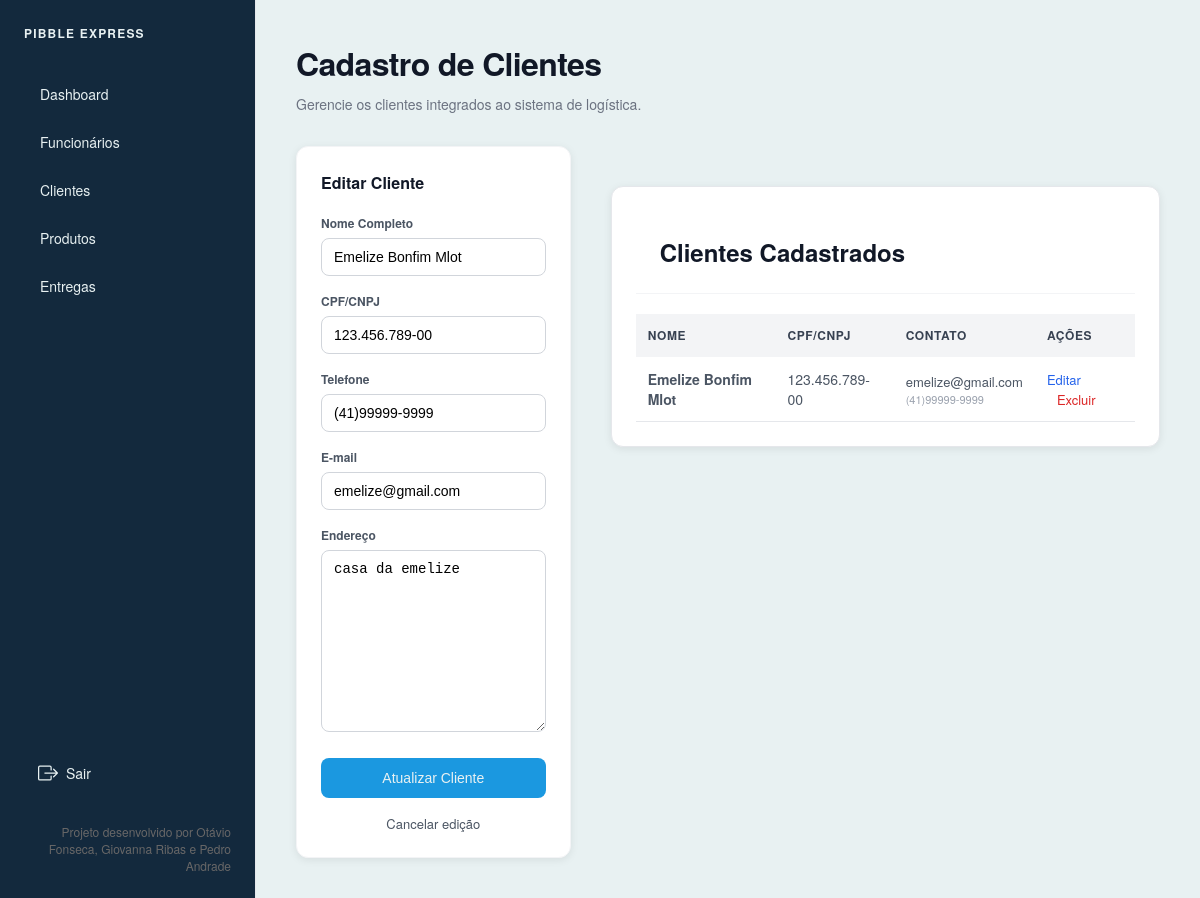
/clientes/1/editar/ (signed in), run on the app's committed database.
### clientes/models.py (models this page shows, shortened)
class Cliente(models.Model):
    nome_completo = models.CharField(max_length=255, verbose_name="Nome Completo")
    cpf_cnpj = models.CharField(max_length=18, unique=True, verbose_name="CPF/CNPJ")
    telefone = models.CharField(max_length=20, verbose_name="Telefone")
    email = models.EmailField(unique=True, verbose_name="E-mail")
    endereco = models.TextField(verbose_name="Endereço")

### core/views.py (the view)
# urls.py: path("clientes/<int:pk>/editar/", views.editar_cliente, name="editar_cliente"),
@login_required
def editar_cliente(request, pk):
    cliente = get_object_or_404(Cliente, pk=pk)
    form = ClienteForm(dados_formulario(request), instance=cliente)
    if request.method == "POST" and form.is_valid() and salvar_formulario_com_feedback(form):
        return redirect("clientes")
    context = {
        "form": form,
        "clientes": Cliente.objects.all().order_by("nome_completo"),
        "editando": cliente,
    }
    return render(request, "clientes.html", context)

### core/views.py (called while the page is built)
def dados_formulario(request):
    return request.POST if request.method == "POST" else None

### templates/clientes.html (shortened to what this page needs)
{% extends 'base.html' %}
{% block content %}
<header>
    <h1 class="header-title">Cadastro de Clientes</h1>
    <p class="header-subtitle">
        Gerencie os clientes integrados ao sistema de logística.
    </p>
</header>
<div class="mudar-layout-grid">
    <div class="card">
        <h2 class="form-title">
            {% if editando %}Editar Cliente{% else %}Novo Cliente{% endif %}
        </h2>
        <form method="POST" class="form-container">
            {% for field in form %}
            <div class="form-group">
                <label class="form-label">
                    {{ field.label }}
                </label>
                {{ field }}
            </div>
            {% endfor %}
            <button type="submit" class="btn-submit">
                {% if editando %}Atualizar Cliente{% else %}Salvar Cliente{% endif %}
            </button>
            {% if editando %}
            <a href="{% url 'clientes' %}" class="btn-cancel">Cancelar edição</a>
            {% endif %}
        </form>
    </div>
    <div class="report-section">
        <div class="report-header">
            <h2>Clientes Cadastrados</h2>
        </div>
        <div class="table-container">
            <table class="data-table">
                <thead>
                    <tr>
                        <th>Nome</th>
                        <th>CPF/CNPJ</th>
                        <th>Contato</th>
                        <th>Ações</th>
                    </tr>
                </thead>
                <tbody>
                    {% for cliente in clientes %}
                    <tr>
                        <td class="client-name">
                            {{ cliente.nome_completo }}
                        </td>
                        <td>
                            {{ cliente.cpf_cnpj }}
                        </td>
                        <td>
                            <div class="contact-email">
                                {{ cliente.email }}
                            </div>
                            <div class="contact-phone">
                                {{ cliente.telefone }}
                            </div>
                        </td>
                        <td>
                            <a
                                href="{% url 'editar_cliente' cliente.pk %}"
                                class="edit-link"
                            >
                                Editar
                            </a>
                            <a
                                href="{% url 'deletar_cliente' cliente.pk %}"
                                class="delete-link"
                                onclick="return confirm('Deseja excluir este cliente?')"
                            >
                                Excluir
                            </a>
                        </td>
                    </tr>
                    {% empty %}
                    <tr>
                        <td colspan="4" class="empty-message">
                            Nenhum cliente cadastrado.
                        </td>
                    </tr>
                    {% endfor %}
                </tbody>
            </table>
        </div>
    </div>
</div>
{% endblock %}

### static/css/style.css (style rules this page uses)
* { margin: 0; padding: 0; box-sizing: border-box; }
body { font-family: 'Helvetica Neue', Helvetica, Arial, sans-serif; background-color: #E8F1F2; color: #111827; display: flex; height: 100vh; height: 100vh; overflow: hidden; }
.header-title { font-size: 24px; font-weight: 600; letter-spacing: -0.02em; margin-bottom: 4px; }
.header-subtitle { font-size: 14px; color: #6b7280; margin-bottom: 32px; }
.card { background-color: #ffffff; padding: 24px; border-radius: 12px; border: 1px solid #f3f4f6; }
.report-section { background-color: #ffffff; border-radius: 12px; border: 1px solid #e5e7eb; overflow: hidden; }
.report-header { padding: 24px; border-bottom: 1px solid #f3f4f6; display: flex; justify-content: space-between; align-items: center; }
.table-container { overflow-x: auto; }
.data-table { width: 100%; border-collapse: collapse; text-align: left; font-size: 14px; }
.data-table th { background-color: #f9fafb; padding: 16px 24px; font-size: 12px; font-weight: 600; text-transform: uppercase; letter-spacing: 0.05em; color: #9ca3af; border-bottom: 1px solid #f3f4f6; }
.data-table td { padding: 16px 24px; color: #4b5563; border-bottom: 1px solid #f3f4f6; }
.header-title { font-size: 32px; font-weight: bold; color: #111827; }
.header-subtitle { margin-top: 8px; color: #6b7280; }
.card { background: #ffffff; padding: 24px; border-radius: 12px; box-shadow: 0 2px 8px rgba(0, 0, 0, 0.08); }
.report-section { margin-top: 40px; background: #ffffff; padding: 24px; border-radius: 12px; box-shadow: 0 2px 8px rgba(0, 0, 0, 0.08); }
.report-header { display: flex; justify-content: space-between; align-items: center; margin-bottom: 20px; }
.data-table { width: 100%; border-collapse: collapse; }
.data-table th { background-color: #f3f4f6; text-align: left; padding: 12px; color: #374151; }
.data-table td { padding: 12px; border-bottom: 1px solid #e5e7eb; }
.mudar-layout-grid { display: grid; grid-template-columns: 1fr 2fr; gap: 40px; align-items: start; }
.form-title { font-size: 16px; font-weight: 600; margin-bottom: 20px; }
.form-container { display: flex; flex-direction: column; gap: 16px; }
.form-group { display: flex; flex-direction: column; gap: 6px; }
.form-label { font-size: 12px; font-weight: 600; color: #4b5563; }
.form-group input, .form-group select, .form-group textarea { width: 100%; padding: 10px 12px; border: 1px solid #d1d5db; border-radius: 8px; font-size: 14px; }
.btn-submit { width: 100%; padding: 12px; margin-top: 10px; border: none; border-radius: 8px; background-color: #1B98E0; color: #E8F1F2; font-size: 14px; cursor: pointer; transition: 0.3s; }
.client-name { font-weight: 600; color: #111827; }
.contact-email { font-size: 13px; }
.contact-phone { font-size: 11px; color: #9ca3af; }
.delete-link { color: #dc2626; text-decoration: none; font-size: 13px; font-weight: 500; margin-left: 10px; }
.edit-link { color: #2563eb; text-decoration: none; font-size: 13px; font-weight: 500; }
.btn-cancel { display: block; text-align: center; color: #4b5563; text-decoration: none; font-size: 13px; font-weight: 500; }

### data on the page
Cliente: form "Emelize Bonfim Mlot" "123.456.789-00" "(41)99999-9999" "emelize@gmail.com" "casa da emelize", nome_completo "Emelize Bonfim Mlot", cpf_cnpj "123.456.789-00", email "emelize@gmail.com", telefone "(41)99999-9999"

### other printed values
{{ field.label }} "Nome Completo" "CPF/CNPJ" "Telefone" "E-mail" "Endereço"
